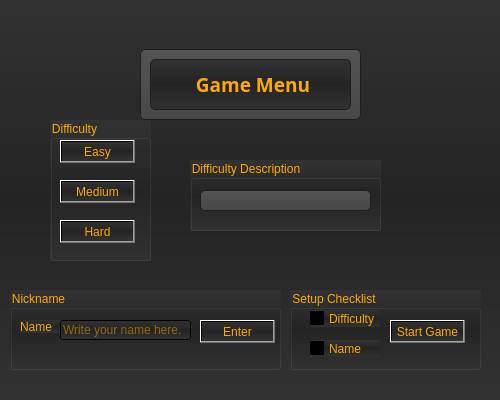
<?xml version="1.0" encoding="UTF-8"?>
<ui version="4.0">
 <class>settingMenu</class>
 <widget class="QDialog" name="settingMenu">
  <property name="geometry">
   <rect>
    <x>0</x>
    <y>0</y>
    <width>500</width>
    <height>400</height>
   </rect>
  </property>
  <property name="windowTitle">
   <string>Dialog</string>
  </property>
  <property name="styleSheet">
   <string notr="true">background-color: QLinearGradient(x1:0, y1:0, x2:0, y2:1, stop:0 #323232, stop: 0.5 #242424, stop:1 #323232);</string>
  </property>
  <widget class="QGroupBox" name="groupBoxDifficulty">
   <property name="geometry">
    <rect>
     <x>50</x>
     <y>120</y>
     <width>101</width>
     <height>141</height>
    </rect>
   </property>
   <property name="styleSheet">
    <string notr="true">color: rgb(255, 170, 0)</string>
   </property>
   <property name="title">
    <string>Difficulty</string>
   </property>
   <widget class="QPushButton" name="easyButton">
    <property name="geometry">
     <rect>
      <x>10</x>
      <y>20</y>
      <width>75</width>
      <height>23</height>
     </rect>
    </property>
    <property name="styleSheet">
     <string notr="true">text-align: center;
spacing: 1px; /* spacing between items in the tool bar */
background-color: QLinearGradient(x1:0, y1:0, x2:0, y2:1, stop:0 #323232, stop: 0.5 #242424, stop:1 #323232);
color: rgb(255, 170, 0)</string>
    </property>
    <property name="text">
     <string>Easy</string>
    </property>
   </widget>
   <widget class="QPushButton" name="mediumButton">
    <property name="geometry">
     <rect>
      <x>10</x>
      <y>60</y>
      <width>75</width>
      <height>23</height>
     </rect>
    </property>
    <property name="styleSheet">
     <string notr="true">text-align: center;
spacing: 1px; /* spacing between items in the tool bar */
background-color: QLinearGradient(x1:0, y1:0, x2:0, y2:1, stop:0 #323232, stop: 0.5 #242424, stop:1 #323232);
color: rgb(255, 170, 0)</string>
    </property>
    <property name="text">
     <string>Medium</string>
    </property>
   </widget>
   <widget class="QPushButton" name="hardButton">
    <property name="geometry">
     <rect>
      <x>10</x>
      <y>100</y>
      <width>75</width>
      <height>23</height>
     </rect>
    </property>
    <property name="styleSheet">
     <string notr="true">text-align: center;
spacing: 1px; /* spacing between items in the tool bar */
background-color: QLinearGradient(x1:0, y1:0, x2:0, y2:1, stop:0 #323232, stop: 0.5 #242424, stop:1 #323232);
color: rgb(255, 170, 0)</string>
    </property>
    <property name="text">
     <string>Hard</string>
    </property>
   </widget>
  </widget>
  <widget class="QGroupBox" name="groupBoxName">
   <property name="geometry">
    <rect>
     <x>10</x>
     <y>290</y>
     <width>271</width>
     <height>80</height>
    </rect>
   </property>
   <property name="styleSheet">
    <string notr="true">color: rgb(255, 170, 0)</string>
   </property>
   <property name="title">
    <string>Nickname</string>
   </property>
   <widget class="QLabel" name="label">
    <property name="geometry">
     <rect>
      <x>10</x>
      <y>30</y>
      <width>46</width>
      <height>13</height>
     </rect>
    </property>
    <property name="text">
     <string>Name</string>
    </property>
   </widget>
   <widget class="QLineEdit" name="nameLine">
    <property name="geometry">
     <rect>
      <x>50</x>
      <y>30</y>
      <width>131</width>
      <height>20</height>
     </rect>
    </property>
    <property name="text">
     <string/>
    </property>
    <property name="placeholderText">
     <string>Write your name here.</string>
    </property>
   </widget>
   <widget class="QPushButton" name="nameButton">
    <property name="geometry">
     <rect>
      <x>190</x>
      <y>30</y>
      <width>75</width>
      <height>23</height>
     </rect>
    </property>
    <property name="styleSheet">
     <string notr="true">text-align: center;
spacing: 1px; /* spacing between items in the tool bar */
background-color: QLinearGradient(x1:0, y1:0, x2:0, y2:1, stop:0 #323232, stop: 0.5 #242424, stop:1 #323232);
color: rgb(255, 170, 0)</string>
    </property>
    <property name="text">
     <string>Enter</string>
    </property>
   </widget>
  </widget>
  <widget class="QGroupBox" name="groupBoxDifficultyDescription">
   <property name="geometry">
    <rect>
     <x>190</x>
     <y>160</y>
     <width>191</width>
     <height>71</height>
    </rect>
   </property>
   <property name="styleSheet">
    <string notr="true">color: rgb(255, 170, 0)</string>
   </property>
   <property name="title">
    <string>Difficulty Description</string>
   </property>
   <widget class="QLabel" name="difficultyLabel">
    <property name="geometry">
     <rect>
      <x>10</x>
      <y>30</y>
      <width>171</width>
      <height>21</height>
     </rect>
    </property>
    <property name="font">
     <font>
      <family>Berlin Sans FB</family>
      <pointsize>10</pointsize>
      <weight>75</weight>
      <bold>true</bold>
     </font>
    </property>
    <property name="styleSheet">
     <string notr="true">selection-background-color: #ffaa00;
    background-color: QLinearGradient( x1: 0, y1: 0, x2: 0, y2: 1, stop: 0 #565656, stop: 0.1 #525252, stop: 0.5 #4e4e4e, stop: 0.9 #4a4a4a, stop: 1 #464646);
    border-style: solid;
    border: 1px solid #1e1e1e;
    border-radius: 5;</string>
    </property>
    <property name="text">
     <string/>
    </property>
   </widget>
  </widget>
  <widget class="QGroupBox" name="groupBoxChecklist">
   <property name="geometry">
    <rect>
     <x>290</x>
     <y>290</y>
     <width>191</width>
     <height>80</height>
    </rect>
   </property>
   <property name="styleSheet">
    <string notr="true">color: rgb(255, 170, 0)</string>
   </property>
   <property name="title">
    <string>Setup Checklist</string>
   </property>
   <widget class="QCheckBox" name="checkDifficulty">
    <property name="geometry">
     <rect>
      <x>20</x>
      <y>20</y>
      <width>70</width>
      <height>17</height>
     </rect>
    </property>
    <property name="styleSheet">
     <string notr="true"/>
    </property>
    <property name="text">
     <string>Difficulty</string>
    </property>
    <property name="checked">
     <bool>false</bool>
    </property>
    <property name="autoRepeat">
     <bool>false</bool>
    </property>
   </widget>
   <widget class="QCheckBox" name="checkName">
    <property name="geometry">
     <rect>
      <x>20</x>
      <y>50</y>
      <width>70</width>
      <height>17</height>
     </rect>
    </property>
    <property name="styleSheet">
     <string notr="true"/>
    </property>
    <property name="text">
     <string>Name</string>
    </property>
   </widget>
   <widget class="QPushButton" name="startButton">
    <property name="geometry">
     <rect>
      <x>100</x>
      <y>30</y>
      <width>75</width>
      <height>23</height>
     </rect>
    </property>
    <property name="styleSheet">
     <string notr="true">text-align: center;
spacing: 1px; /* spacing between items in the tool bar */
background-color: QLinearGradient(x1:0, y1:0, x2:0, y2:1, stop:0 #323232, stop: 0.5 #242424, stop:1 #323232);
color: rgb(255, 170, 0)</string>
    </property>
    <property name="text">
     <string>Start Game</string>
    </property>
   </widget>
  </widget>
  <widget class="QGroupBox" name="groupBoxTitle">
   <property name="geometry">
    <rect>
     <x>140</x>
     <y>49</y>
     <width>221</width>
     <height>71</height>
    </rect>
   </property>
   <property name="styleSheet">
    <string notr="true">selection-background-color: #ffaa00;
    background-color: QLinearGradient( x1: 0, y1: 0, x2: 0, y2: 1, stop: 0 #565656, stop: 0.1 #525252, stop: 0.5 #4e4e4e, stop: 0.9 #4a4a4a, stop: 1 #464646);
    border-style: solid;
    border: 1px solid #1e1e1e;
    border-radius: 5;</string>
   </property>
   <property name="title">
    <string/>
   </property>
   <widget class="QLabel" name="menuTitle">
    <property name="geometry">
     <rect>
      <x>10</x>
      <y>10</y>
      <width>201</width>
      <height>51</height>
     </rect>
    </property>
    <property name="font">
     <font>
      <family>Berlin Sans FB</family>
      <pointsize>14</pointsize>
      <weight>75</weight>
      <bold>true</bold>
     </font>
    </property>
    <property name="styleSheet">
     <string notr="true">text-align: center;
spacing: 1px; /* spacing between items in the tool bar */
background-color: QLinearGradient(x1:0, y1:0, x2:0, y2:1, stop:0 #323232, stop: 0.5 #242424, stop:1 #323232);
color: rgb(255, 170, 0)</string>
    </property>
    <property name="text">
     <string>&lt;html&gt;&lt;head/&gt;&lt;body&gt;&lt;p align=&quot;center&quot;&gt;Game Menu&lt;/p&gt;&lt;/body&gt;&lt;/html&gt;</string>
    </property>
   </widget>
  </widget>
 </widget>
 <resources/>
 <connections/>
</ui>
